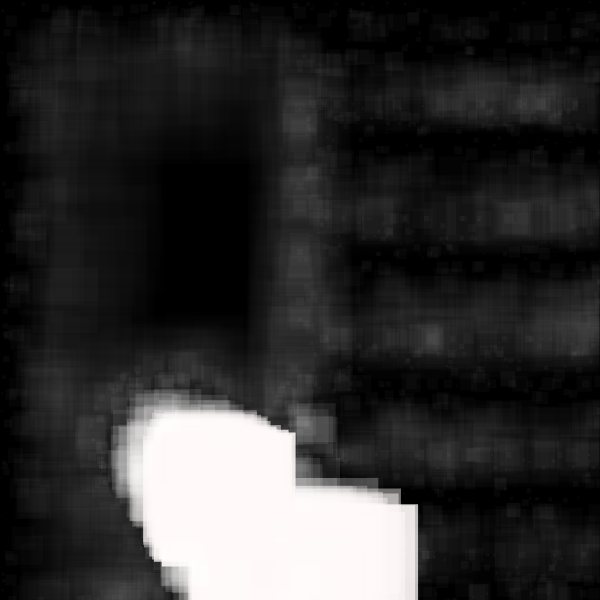
Frame 1 (no input)
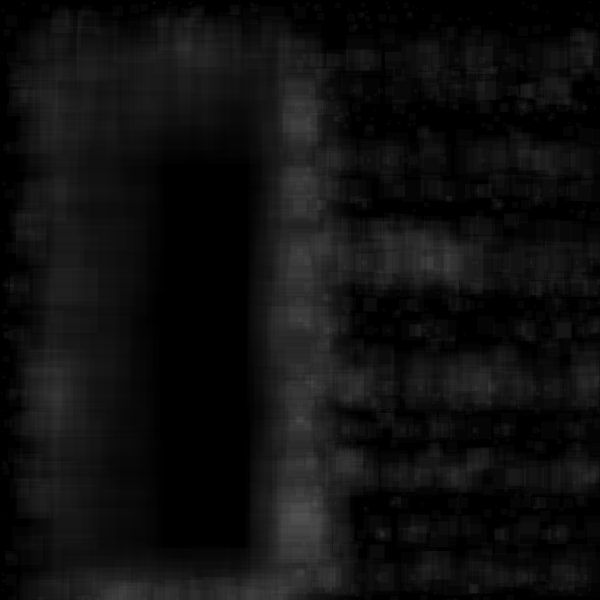
Frame 60 (no input)
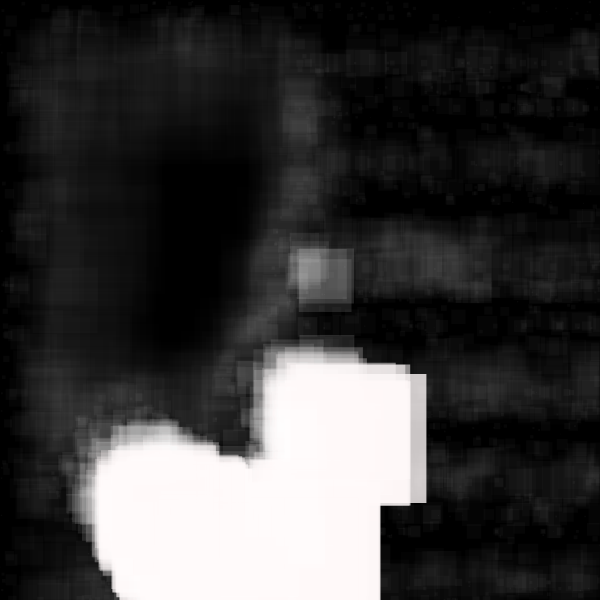
Frame 120 (the mouse pressed at the canvas centre since frame 60)

The p5.js sketch that drew these frames (run headless with seeded random() and noise() and a simulated clock; from frame 60 on, the mouse is pressed at the canvas centre):

// p5.js sketch
// ── sketch.js
//forked from  kyami 

let moverSystems = [];
let num = 10;
let cells, cols, rows;
let offset, margin;
let cellW, cellH;
let bg;
let graphics;


function setup() {
  w = 600;
  var canvas;
    if(windowWidth>=600 && windowHeight >=600){
      canvas = createCanvas(600, 600);
    }
    else{
      canvas = createCanvas(windowWidth, windowHeight - 100);
    }

  var x = (windowWidth - width) / 2;
  var y = (windowHeight - height) / 2;

  canvas.position(x, y);
  background(0);
  noStroke();
}


function draw() {
  let t = frameCount * 0.02;
  randomSeed(3);
  background(0);
  for (let i=0; i < 3000; i++) {
    let x = random(width); let y = random(width);
    let r = width/2 - max(abs(x-width/2),abs(y-width/2));

    for (let j=0; j < 12; j++) {
      let sx = width/2+245*cos(-j*0.2+t);
      let sy = width/2+245*sin(-j*0.52+t);
      let s = 50;
      if (x < width/2) {
        r = min(r,dist(x,y,sx,sy)-s-20);
      } else {
          r = min(r, min(abs(sy-s-y),abs(sy+s-y))-1);
      }
    }

    
    r = min(r, abs(width/2-x));
    
    let c = color('#FFF9F9');
    c.setAlpha(8*exp(-r/20.0));
    fill(c);
    rect(x,y,r*2, r*2);
  }
}
